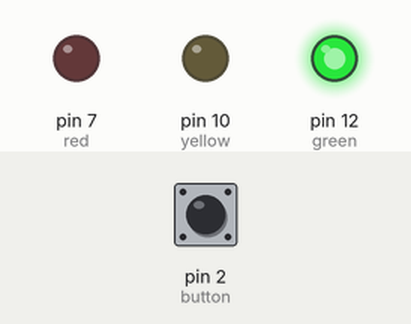
A sketch run on a simulated Arduino Uno, built with avr-gcc and run on an emulated ATmega328P. On the bench: output pins drawn as LEDs (lit = HIGH). Inputs (shaded band) come from the test bench; at power-on: pin 2 (button) LOW.

Above: at 1.2 s.
1.3 s: pin 2 (button) pulled HIGH for 0.15 s
At 2.5 s:
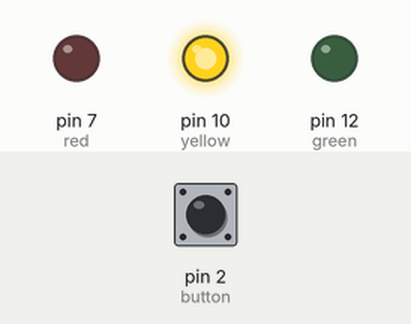
At 6.8 s:
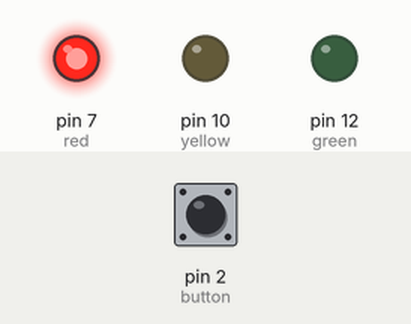
Timing chart, 0 to 10.9 s (numbered marks = the images above; inputs shaded):
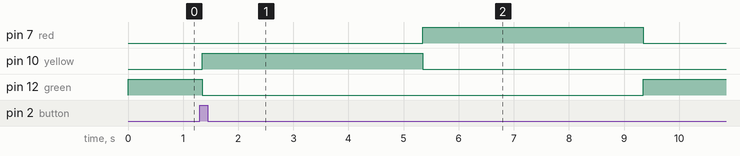

The sketch:

traffic-lights.ino
```cpp
const int green = 12;
const int yellow = 10;
const int red = 7;
const int button = 2;
const int stateDuration = 4000;
int buttonState;
int lastButtonState = LOW;
int lightStart = 0;
int currentState = 0;

unsigned long lastDebounceTime = 0;
unsigned long debounceDelay = 50;

void setup() {
  pinMode(green, OUTPUT);
  pinMode(yellow, OUTPUT);
  pinMode(red, OUTPUT);
  pinMode(button, INPUT);
  digitalWrite(green, HIGH);
  digitalWrite(yellow, LOW);
  digitalWrite(red, LOW);
  lightStart = millis();
}

void loop() {
  int now = millis();
  if (now - lightStart >= stateDuration) {
    lightStart = now;
    stateChange();
  }
  int reading = digitalRead(button);
  if (reading != lastButtonState) {
    lastDebounceTime = now;
  }

  if ((now - lastDebounceTime) > debounceDelay) {
    if (reading != buttonState) {
      buttonState = reading;
      if (buttonState == HIGH && currentState == 0) {
        lightStart = now;
        stateChange();
      }
    }
  }

  lastButtonState = reading;
}

void stateChange() {
  if (currentState == 0) {
    digitalWrite(green, LOW);
    digitalWrite(yellow, HIGH);
    digitalWrite(red, LOW);
    currentState = 1;
  } else if (currentState == 1) {
    digitalWrite(green, LOW);
    digitalWrite(yellow, LOW);
    digitalWrite(red, HIGH);
    currentState = 2;
  } else {
    digitalWrite(green, HIGH);
    digitalWrite(yellow, LOW);
    digitalWrite(red, LOW);
    currentState = 0;
  }
}
```
